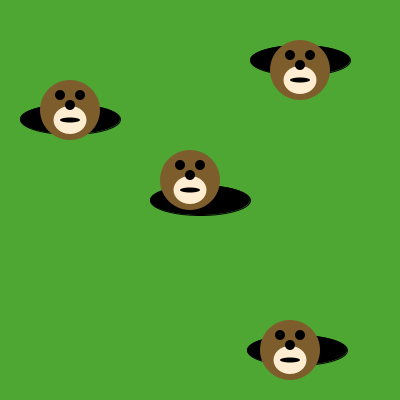
Frame 1 (no input)
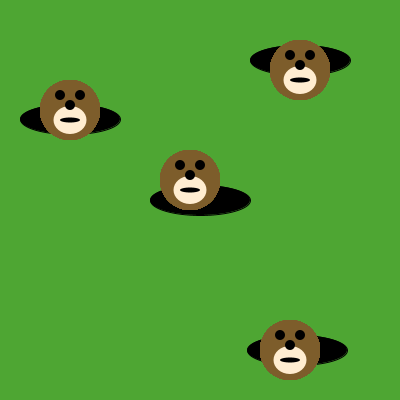
Frame 60 (the mouse pressed at the canvas centre just before this capture)
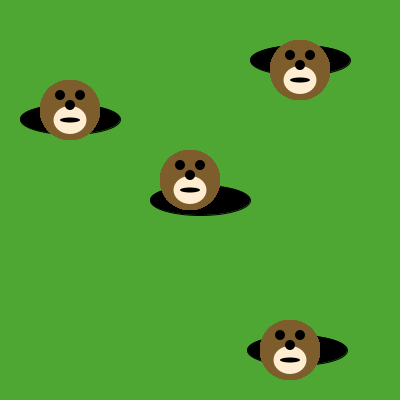
Frame 120 (the mouse held since frame 60 and released just before this capture)

The Processing sketch that drew these frames (run headless with seeded random() and noise(); from frame 60 on, the mouse is pressed at the canvas centre):

// Processing sketch: moles_in_holes
// ── moles_in_holes.pde
void draw() {

/* Use the method below to put moles in the holes. */
drawMole(70,110);
drawMole(300,70);
drawMole(290,350);
drawMole(190,180);

}

void drawMole(int moleX, int moleY) {
     noStroke();
     fill(125, 93, 43);
     ellipse(moleX, moleY, 60, 60); // face
     fill(255, 237, 209);
     ellipse(moleX, moleY+10, 33, 28); 
     fill(0, 0, 0);
     ellipse(moleX-10, moleY-15, 10, 10); // eyes
     ellipse(moleX+10, moleY-15, 10, 10);
     ellipse(moleX, moleY-5, 10, 10); // nose
     ellipse(moleX, moleY+10, 20, 5); // mouth
}

void setup() {
     size(400, 400);
     background(78, 166, 51); // green grass
     fill(0, 0, 0);
     ellipse(200, 200, 100, 30); // holes!
     ellipse(70, 119, 100, 30);
     ellipse(300, 60, 100, 30);
     ellipse(297, 350, 100, 30);
}
